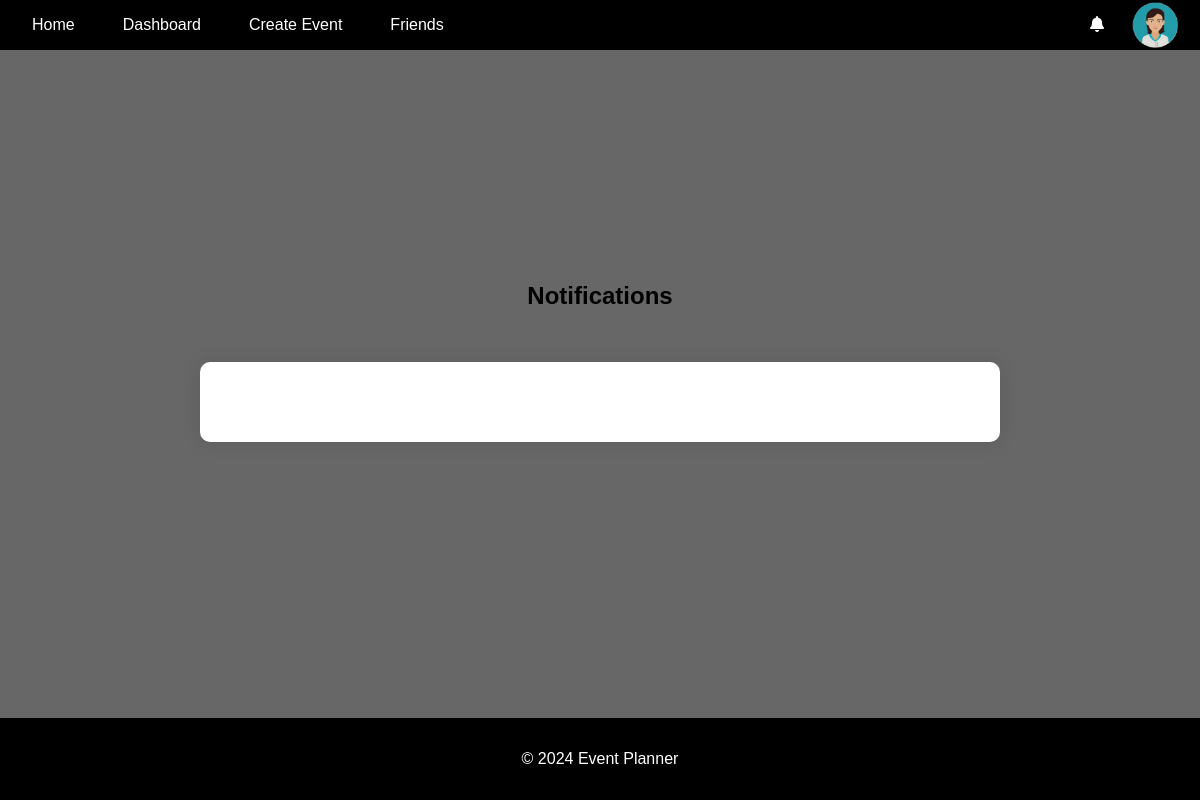
/notifications/ (signed in), run on an earlier commit of the app's database.
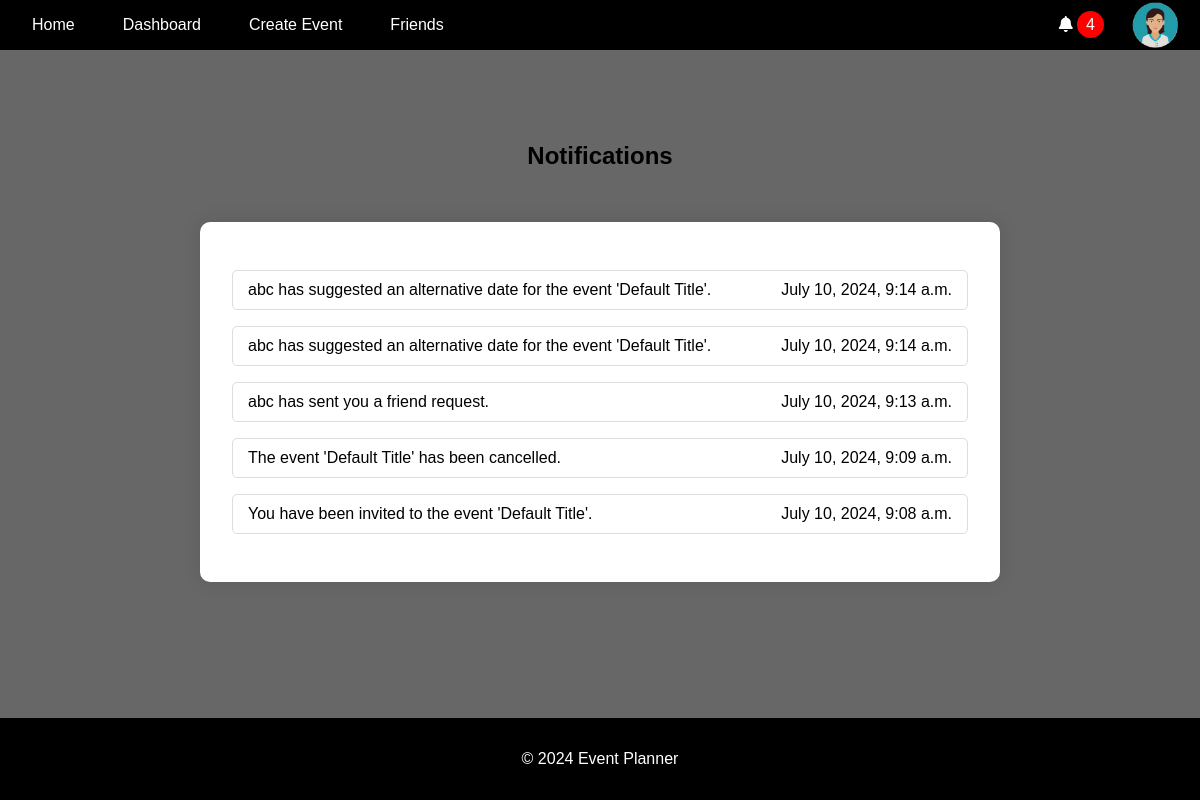
And on a later commit of the database.
### accounts/models.py (models this page shows, shortened)
class UserProfile(models.Model):
    user = models.OneToOneField(User, on_delete=models.CASCADE)
    profile_picture = models.CharField(max_length=255, default="default.png")
    created_at = models.DateTimeField(auto_now_add=True)
    updated_at = models.DateTimeField(auto_now=True)

### notifications/models.py (models this page shows, shortened)
class Notification(models.Model):
    NOTIFICATION_TYPES = [
        ("event_created", "Event Created"),
        ("event_updated", "Event Updated"),
        ("event_cancelled", "Event Cancelled"),
        ("invitation_response", "Invitation Response"),
        ("suggested_alternate_date", "Suggested Alternate Date"),
        ("event_confirmed", "Event Confirmed"),
        ("friend_request_received", "Friend Request Received"),
    ]
    user = models.ForeignKey(User, on_delete=models.CASCADE)
    event = models.ForeignKey(
        Event, on_delete=models.CASCADE, null=True, blank=True
    )
    type = models.CharField(max_length=50, choices=NOTIFICATION_TYPES)
    message = models.TextField()
    created_at = models.DateTimeField(auto_now_add=True)
    read = models.BooleanField(default=False)
    url = models.URLField(default="/")

### notifications/views.py (the view)
# urls.py: path("", views.notifications, name="notifications"),
@login_required
def notifications(request):
    notifications = Notification.objects.filter(user=request.user).order_by(
        "-created_at"
    )
    context = {"notifications": notifications}
    return render(request, "notifications/notifications.html", context)

### accounts/context_processors.py (called while the page is built)
def google_api_key(request):
    return {"GOOGLE_API_KEY": os.getenv("GOOGLE_API_KEY")}

### notifications/context_processors.py (called while the page is built)
def notifications(request):
    if request.user.is_authenticated:
        all_unread_notifications = Notification.objects.filter(
            user=request.user, read=False
        ).order_by("-created_at")
        unread_count = all_unread_notifications.count()
        recent_unread_notifications = all_unread_notifications[:8]
        return {
            "recent_unread_notifications": recent_unread_notifications,
            "unread_count": unread_count,
        }
    return {}

### templates/notifications/notifications.html (shortened to what this page needs)
{% extends 'base.html' %}
{% block content %}
<h2 style="text-align: center; color: #000;">Notifications</h2>
<div class="notifications-list">
    <ul>
        {% for notification in notifications %}
            <li>
                {% if notification.type == 'friend_request_received' %}
                    <a href="{% url 'friends_page' %}" class="notification-link">
                        <span class="notification-title">{{ notification.message }}</span>
                        <span class="notification-time">{{ notification.created_at|date:"F j, Y, g:i a" }}</span>
                    </a>
                {% else %}
                    <a href="{% url 'mark_notification_read' notification.id %}" class="notification-link">
                        <span class="notification-title">{{ notification.message }}</span>
                        <span class="notification-time">{{ notification.created_at|date:"F j, Y, g:i a" }}</span>
                    </a>
                {% endif %}
            </li>
        {% endfor %}
    </ul>
</div>
{% endblock %}

### templates/base.html (shortened to what this page needs)
<!DOCTYPE html>
<html lang="en">
<head>
    {% load static %}
    <link rel="stylesheet" href="{% static 'css/styles.css' %}">
    <link rel="stylesheet" href="https://cdnjs.cloudflare.com/ajax/libs/font-awesome/5.15.4/css/all.min.css">
    <link rel="stylesheet" href="https://cdnjs.cloudflare.com/ajax/libs/fullcalendar/3.10.2/fullcalendar.min.css" />
</head>
<body>
    <header>
        <nav class="navbar">
            <ul class="nav-links">
                <li><a href="{% url 'home' %}" class="{% if request.resolver_match.url_name == 'home' %}active{% endif %}">Home</a></li>
                {% if user.is_authenticated %}
                    <li><a href="{% url 'dashboard' %}" class="{% if request.resolver_match.url_name == 'dashboard' %}active{% endif %}">Dashboard</a></li>
                    <li><a href="{% url 'create_event' %}" class="{% if request.resolver_match.url_name == 'create_event' %}active{% endif %}">Create Event</a></li>
                    <li><a href="{% url 'friends_page' %}" class="{% if request.resolver_match.url_name == 'friends_page' %}active{% endif %}">Friends</a></li>
                {% else %}
                    <li><a href="{% url 'account_login' %}" class="{% if request.resolver_match.url_name == 'account_login' %}active{% endif %}">Login</a></li>
                    <li><a href="{% url 'account_signup' %}" class="{% if request.resolver_match.url_name == 'account_signup' %}active{% endif %}">Sign Up</a></li>
                {% endif %}
            </ul>
            {% if user.is_authenticated %}
                <ul class="nav-links">
                    <div class="user-info">
                        <div class="dropdown">
                            <i class="fas fa-bell" id="notificationBell"></i>
                            {% if unread_count > 0 %}
                            <span class="notification-count" id="notificationCount">{{ unread_count }}</span>
                            {% else %}
                            <span class="notification-count" id="notificationCount" style="display: none;">{{ unread_count }}</span>
                            {% endif %}
                        </div>
                    </div>
                    <li class="profile-dropdown">
                        <a id="profileLink">
                            <img src="{% static 'images/profile_pictures/' %}{{ user.userprofile.profile_picture }}" alt="Profile Picture" class="profile-picture" id="userProfileIcon">
                        </a>
                    </li>
                </ul>
            {% endif %}
        </nav>
    </header>
    <main>
        {% block content %}{% endblock %}
    </main>
    <footer>
        <p>&copy; 2024 Event Planner</p>
    </footer>
</body>
</html>

### static/css/styles.css (style rules this page uses)
* { box-sizing: border-box; }
body { font-family: Arial, sans-serif; margin: 0; padding: 0; background-color: #676767; display: flex; flex-direction: column; min-height: 100vh; }
header { background-color: #000000; color: white; padding: 1rem; }
.navbar { display: flex; justify-content: space-between; align-items: center; }
.nav-links { list-style: none; padding: 0; margin: 0; display: flex; }
.nav-links li { margin-right: 1rem; }
.nav-links li a { color: white; text-decoration: none; padding: 0.5rem 1rem; border-radius: 3px; }
.user-info { color: white; }
main { flex: 1; padding: 2rem; display: flex; justify-content: center; align-items: center; flex-direction: column; margin-bottom: 2rem; }
footer { text-align: center; padding: 1rem; background-color: #000000; color: white; position: relative; bottom: 0; width: 100%; }
#notificationCount { margin-right: 0; }
.notifications-list { background-color: white; padding: 2rem; border-radius: 10px; box-shadow: 0 0 20px rgba(0, 0, 0, 0.1); width: 80%; max-width: 800px; margin: 2rem auto; color: #333; }
.notifications-list ul { list-style-type: none; padding: 0; }
.notifications-list ul li { margin-bottom: 1rem; }
.notifications-list ul li .notification-link { text-decoration: none; color: #000; display: flex; justify-content: space-between; padding: 10px 15px; border: 1px solid #ddd; border-radius: 5px; transition: background-color 0.3s; }
#profileLink, .profile-dropdown { margin-right: 2rem; }
#userProfileIcon { max-width: 50px; position: absolute; right: 20px; top: 0; }
.notification-count { background-color: red; color: white; border-radius: 50%; padding: 5px 9px; }

What changed in the data, as far as the page shows it:
added Notification: message "abc has suggested an alternative date for the event 'Default Title'.", created_at "July 10, 2024, 9:14 a.m."
added Notification: message "abc has suggested an alternative date for the event 'Default Title'.", created_at "July 10, 2024, 9:14 a.m."
added Notification: message "abc has sent you a friend request.", created_at "July 10, 2024, 9:13 a.m."
added Notification: message "The event 'Default Title' has been cancelled.", created_at "July 10, 2024, 9:09 a.m."
added Notification: message "You have been invited to the event 'Default Title'.", created_at "July 10, 2024, 9:08 a.m."
Also different on the page:
{{ unread_count }}: (not shown) → "4"
